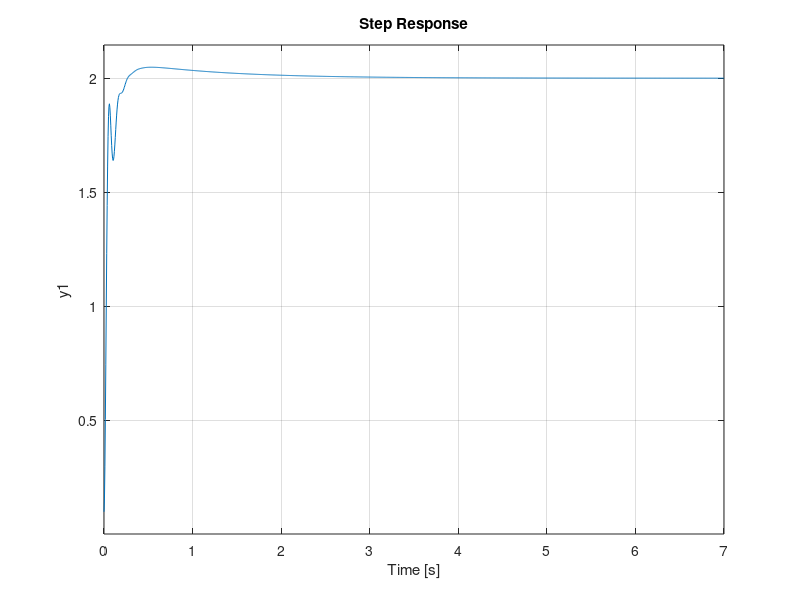

MATLAB code to generate this figure:
% define state space A,B,C,D
clear;clc;
Kp = -2700;Ki = -1900;Kd = -50;
g = tf(-24.379,[1 52.93 -0.047 -32249]);
num = -24.379*[Kp Kd Ki];
den = [1 52.9358 -24.378*Kd -(32255+24.378*Kp) -24.378*Ki];
[a,b,c,d]=tf2ss(num,den);
s = ss(a,b,c,d);
Mc = ctrb(a,b);
Mo = obsv(a,c);
W = [1,52.9358000000001,1218.90000000000,33565.6000000000;
    0,1,52.9358000000001,1218.90000000000;
0,0,1,52.9358000000001;
0,0,0,1]; % w matrix
T = Mc*W;
a_bar = inv(T)*a*T;
b_bar = inv(T)*b;
a_vec = [52.9358000000001,1218.90000000000,33565.6000000000,1218.90000000000];
ac_vec = [-36056.3358000000,85217805.6717200,-54279173612.7977,2639854858819.44];
K_T = ac_vec-a_vec;
q = a_bar-b_bar*K_T

Kp = -3000;
Ki = -1500;
Kd = -175;
pid_control = pid(-3000,-1400,-110);
g2 = feedback(g*pid_control,1);
g_pf = tf([0.1 1],[1 1]);
g3 = g_pf+g2;%step(g3);
pid2 = Kp+Ki.*tf([0 1],[1 0])+Kd.*tf([1 0],[0 1]);
g22 = feedback(g.*pid2,1);
g33 = g_pf+g22;step(g33);